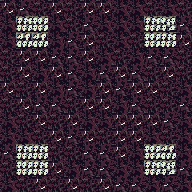

Rendered tile map (Tiled .tmx) drawn with the repository's tilesets; below, a short description and the full map source, tile grids included:
An orthogonal 12x12 tile map with 16x16 px tiles, 1 tile layer (tile) and 62 objects.

<map version="1.0" tiledversion="1.1.2" orientation="orthogonal" renderorder="right-down" width="12" height="12" tilewidth="16" tileheight="16" infinite="0" nextobjectid="103">
 <tileset firstgid="1" source="tileset.tsx" />
 <layer name="tile" width="12" height="12">
  <data encoding="csv">
38,39,41,38,41,38,38,40,40,41,40,41,
40,35,34,40,41,39,40,40,40,35,37,39,
40,36,36,40,39,38,41,40,41,34,35,38,
41,38,38,39,39,38,40,41,40,39,39,41,
41,38,40,38,39,40,39,38,39,41,38,41,
38,41,38,40,39,40,38,39,38,38,41,40,
41,38,39,39,41,38,38,40,39,41,41,39,
40,41,38,41,38,40,40,38,38,38,39,40,
40,40,41,38,39,38,41,38,38,40,41,40,
39,35,35,41,41,39,39,38,40,34,36,40,
41,34,35,38,40,39,39,40,40,35,37,39,
40,41,38,41,38,41,38,39,39,40,39,40
</data>
 </layer>
 <objectgroup name="creature">
  <object id="92" gid="249" x="96" y="112" width="16" height="16" />
  <object id="93" gid="248" x="64" y="96" width="16" height="16" />
  <object id="94" gid="248" x="96" y="80" width="16" height="16" />
  <object id="95" gid="248" x="112" y="112" width="16" height="16" />
  <object id="96" gid="248" x="80" y="128" width="16" height="16" />
  <object id="97" gid="250" x="112" y="64" width="16" height="16" />
  <object id="98" gid="250" x="128" y="80" width="16" height="16" />
  <object id="99" gid="250" x="144" y="96" width="16" height="16" />
  <object id="100" gid="250" x="144" y="128" width="16" height="16" />
  <object id="101" gid="250" x="128" y="144" width="16" height="16" />
  <object id="102" gid="250" x="48" y="128" width="16" height="16" />
 </objectgroup>
 <objectgroup name="furniture">
  <object id="41" gid="52" x="64" y="32" width="16" height="16" />
  <object id="42" gid="52" x="112" y="32" width="16" height="16" />
  <object id="43" gid="52" x="16" y="80" width="16" height="16" />
  <object id="44" gid="52" x="16" y="128" width="16" height="16" />
  <object id="45" gid="52" x="160" y="80" width="16" height="16" />
  <object id="46" gid="52" x="160" y="128" width="16" height="16" />
  <object id="47" gid="52" x="64" y="176" width="16" height="16" />
  <object id="48" gid="52" x="112" y="176" width="16" height="16" />
  <object id="49" gid="74" x="80" y="96" width="16" height="16" />
  <object id="50" gid="74" x="96" y="96" width="16" height="16" />
  <object id="51" gid="74" x="96" y="112" width="16" height="16" />
  <object id="52" gid="74" x="80" y="112" width="16" height="16" />
  <object id="53" gid="90" x="64" y="112" width="16" height="16" />
  <object id="54" gid="90" x="96" y="144" width="16" height="16" />
  <object id="55" gid="90" x="128" y="64" width="16" height="16" />
  <object id="56" gid="92" x="128" y="80" width="16" height="16" />
  <object id="57" gid="92" x="64" y="96" width="16" height="16" />
  <object id="58" gid="92" x="96" y="128" width="16" height="16" />
  <object id="59" gid="92" x="16" y="96" width="16" height="16" />
  <object id="60" gid="92" x="80" y="64" width="16" height="16" />
  <object id="61" gid="92" x="64" y="144" width="16" height="16" />
  <object id="62" gid="92" x="96" y="112" width="16" height="16" />
  <object id="63" gid="92" x="80" y="128" width="16" height="16" />
  <object id="64" gid="92" x="112" y="112" width="16" height="16" />
  <object id="65" gid="92" x="112" y="112" width="16" height="16" />
  <object id="66" gid="74" x="112" y="96" width="16" height="16" />
  <object id="67" gid="74" x="80" y="80" width="16" height="16" />
  <object id="68" gid="91" x="64" y="80" width="16" height="16" />
  <object id="69" gid="91" x="128" y="128" width="16" height="16" />
  <object id="70" gid="91" x="64" y="128" width="16" height="16" />
  <object id="71" gid="91" x="64" y="144" width="16" height="16" />
  <object id="72" gid="91" x="80" y="112" width="16" height="16" />
  <object id="73" gid="91" x="48" y="112" width="16" height="16" />
  <object id="74" gid="91" x="48" y="96" width="16" height="16" />
  <object id="75" gid="91" x="96" y="96" width="16" height="16" />
  <object id="76" gid="91" x="112" y="80" width="16" height="16" />
  <object id="77" gid="91" x="112" y="128" width="16" height="16" />
  <object id="78" gid="91" x="96" y="128" width="16" height="16" />
  <object id="79" gid="91" x="128" y="112" width="16" height="16" />
  <object id="80" gid="91" x="128" y="96" width="16" height="16" />
  <object id="81" gid="91" x="112" y="96" width="16" height="16" />
  <object id="82" gid="74" x="64" y="112" width="16" height="16" />
  <object id="83" gid="74" x="80" y="144" width="16" height="16" />
  <object id="84" gid="74" x="96" y="64" width="16" height="16" />
  <object id="85" gid="61" x="144" y="128" width="16" height="16" />
  <object id="86" gid="61" x="144" y="80" width="16" height="16" />
  <object id="87" gid="61" x="64" y="48" width="16" height="16" />
  <object id="88" gid="61" x="32" y="128" width="16" height="16" />
  <object id="89" gid="61" x="64" y="160" width="16" height="16" />
  <object id="90" gid="61" x="32" y="80" width="16" height="16" />
  <object id="91" gid="90" x="96" y="80" width="16" height="16" />
 </objectgroup>
 <objectgroup name="description" />
</map>
